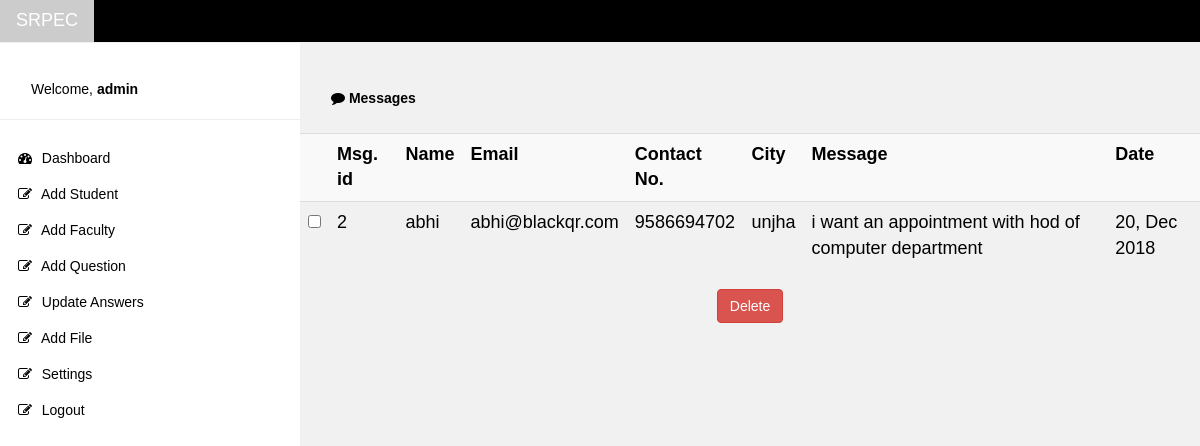
Page /admin/messages (signed in) on the committed database.
### tables this page shows
CREATE TABLE "guest" (
	`sr_no`	INTEGER PRIMARY KEY AUTOINCREMENT,
	`name`	TEXT,
	`email`	TEXT,
	`contact`	INTEGER,
	`city`	TEXT,
	`message`	TEXT,
	`date`	TEXT
);

### admin/admin.py (the view)
@ad.route("/messages",methods=['GET','POST'])
def messages():
	try:
		sid=session['username']
	except KeyError:
		return redirect('/login')
	conn=sqlite3.connect('chatbot.db')
	cur=conn.cursor()
	if request.method=='POST':
		cid=request.form.getlist('del')
		for i in cid:
			cur.execute("DELETE FROM guest WHERE sr_no=?",(i))
		conn.commit()
	cur.execute("SELECT * from guest")
	row=cur.fetchall()
	return render_template('admin/messages.html',data=row)

### admin/templates/admin/messages.html (shortened to what this page needs)
{% extends "admin/adminLayout.html" %}
{% block content %}
<div class="main" style="margin-left:300px;margin-top:43px;">
  <header class="container" style="padding-top:22px">
    <h5><b><i class="fa fa-comment"></i> Messages</b></h5>
  </header>
  <table class="table table-striped">
    <tr>
      <th></th>
      <th>Msg. id</th>
      <th>Name</th>
      <th>Email</th>
      <th>Contact No.</th>
      <th>City</th>
      <th>Message</th>
      <th>Date</th>
    </tr><form method="POST" action="#">
      {% for i in data %}
      <tr><td><input type="checkbox" name="del" value="{{i[0]}}"></td>
        {% for j in i %}
        <td>{{j}}</td>
        {% endfor %}
      </tr>
      {% endfor %}
  </table>
  <center><input type="submit" class="btn btn-danger del" value="Delete"></center>
  {% endblock %}

### static/css/admin-style.css (style rules this page uses)
﻿html,body { font-family:Verdana,sans-serif;font-size:15px;line-height:1.5 }
h5 { font-size:18px }
h1,h2,h3,h4,h5,h6 { font-family:"Segoe UI",Arial,sans-serif;font-weight:400;margin:10px 0 }
.btn,.button { border:none;display:inline-block;padding:8px 16px;vertical-align:middle;overflow:hidden;text-decoration:none;color:inherit;background-color:inherit;text-align:center;cursor:pointer;white-space:nowrap }
.btn,.button { -webkit-touch-callout:none;-webkit-user-select:none;-khtml-user-select:none;-moz-user-select:none;-ms-user-select:none;user-select:none }
.main,#main { transition:margin-left .4s }
.container:after,.container:before,.panel:after,.panel:before,.row:after,.row:before,.row-padding:after,.row-padding:before, .cell-row:before,.cell-row:after,.clear:after,.clear:before,.bar:before,.bar:after { content:"";display:table;clear:both }
.container,.panel { padding:0.01em 16px }
.light-grey,.hover-light-grey:hover,.light-gray,.hover-light-gray:hover { color:#000!important;background-color:#f1f1f1!important }
.container { width: 200px; }
.main { overflow-x: hidden; }

### admin/templates/admin/adminLayout.html (style rules this page uses)
html,body,h1,h2,h3,h4,h5 { font-family: "Raleway", sans-serif }
.container { width: 200px; margin: 16px; }
table tr td,th { font-size: 18px; border-collapse: collapse; }

### rows in the picture
guest: i "2", name "abhi", email "abhi@blackqr.com", contact "9586694702", city "unjha", message "i want an appointment with hod of computer department", date "20, Dec 2018"
